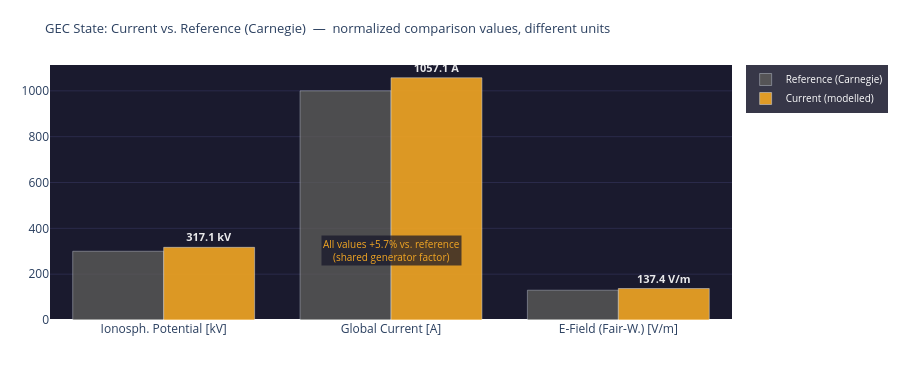

Notebook cell for this chart:
### Markdown cell above
---
## 4. Visualizations

### Code cell
# ============================================================
# GEC STATE vs. REFERENCE
# Note: raw values have different units (kV, A, V/m)
# Comparison shows relative deviation from Carnegie reference
# ============================================================

metrics = [
    ('Ionosph. Potential', 'kV',  GEC_REF['V_iono_kV'], V_iono_mod),
    ('Global Current',     'A',   GEC_REF['I_total_A'], I_total_mod),
    ('E-Field (Fair-W.)',  'V/m', GEC_REF['E_field_Vm'], E_mod),
]
labels_units = [f'{m[0]}\n[{m[1]}]' for m in metrics]

fig = go.Figure()
fig.add_trace(go.Bar(
    name='Reference (Carnegie)',
    x=labels_units, y=[m[2] for m in metrics],
    marker_color='#5F5E5A', opacity=0.75
))
fig.add_trace(go.Bar(
    name='Current (modelled)',
    x=labels_units, y=[m[3] for m in metrics],
    marker_color='#F2A623', opacity=0.90,
    text=[f'<b>{m[3]:.1f} {m[1]}</b>' for m in metrics],
    textposition='outside',
    textfont=dict(color='white', size=11)
))

# Joint percentage value as annotation
delta_pct = round((V_iono_mod - GEC_REF['V_iono_kV']) / GEC_REF['V_iono_kV'] * 100, 1)
fig.add_annotation(
    x=1.0, y=max(GEC_REF['V_iono_kV'], V_iono_mod) * 0.95,
    text=f'All values {delta_pct:+.1f}% vs. reference<br>(shared generator factor)',
    showarrow=False, xanchor='center',
    font=dict(color='#F2A623', size=10),
    bgcolor='rgba(20,20,40,0.7)'
)

fig.update_layout(
    title=dict(
        text='GEC State: Current vs. Reference (Carnegie)  —  normalized comparison values, different units',
        font=dict(size=13)
    ),
    barmode='group',
    height=380,
    plot_bgcolor='#1a1a2e', paper_bgcolor='rgba(0,0,0,0)',
    margin=dict(l=50, r=50, t=65, b=60),
    legend=dict(bgcolor='rgba(20,20,40,0.85)', font=dict(color='white', size=10)),
    yaxis=dict(gridcolor='#2a2a4a')
)
fig.show()

print(f'GEC deviation from Carnegie reference: {delta_pct:+.1f}%')
print(f'  (all values scale with the same generator factor {generator_strength:.3f})')

### Figure 1 — Plotly figure (JSON) as saved in the notebook; plotly's stock layout.template omitted (floating-point values rounded to 4 significant figures)
{"data": [{"marker": {"color": "#5F5E5A"}, "name": "Reference (Carnegie)", "opacity": 0.75, "type": "bar", "x": ["Ionosph. Potential\n[kV]", "Global Current\n[A]", "E-Field (Fair-W.)\n[V/m]"], "y": [300.0, 1000.0, 130.0]}, {"marker": {"color": "#F2A623"}, "name": "Current (modelled)", "opacity": 0.9, "text": ["<b>317.1 kV</b>", "<b>1057.1 A</b>", "<b>137.4 V/m</b>"], "textfont": {"color": "white", "size": 11}, "textposition": "outside", "type": "bar", "x": ["Ionosph. Potential\n[kV]", "Global Current\n[A]", "E-Field (Fair-W.)\n[V/m]"], "y": [317.1, 1057.0, 137.4]}], "layout": {"annotations": [{"bgcolor": "rgba(20,20,40,0.7)", "font": {"color": "#F2A623", "size": 10}, "showarrow": false, "text": "All values +5.7% vs. reference<br>(shared generator factor)", "x": 1.0, "xanchor": "center", "y": 301.2}], "barmode": "group", "height": 380, "legend": {"bgcolor": "rgba(20,20,40,0.85)", "font": {"color": "white", "size": 10}}, "margin": {"b": 60, "l": 50, "r": 50, "t": 65}, "paper_bgcolor": "rgba(0,0,0,0)", "plot_bgcolor": "#1a1a2e", "title": {"font": {"size": 13}, "text": "GEC State: Current vs. Reference (Carnegie)  —  normalized comparison values, different units"}, "yaxis": {"gridcolor": "#2a2a4a"}}}
